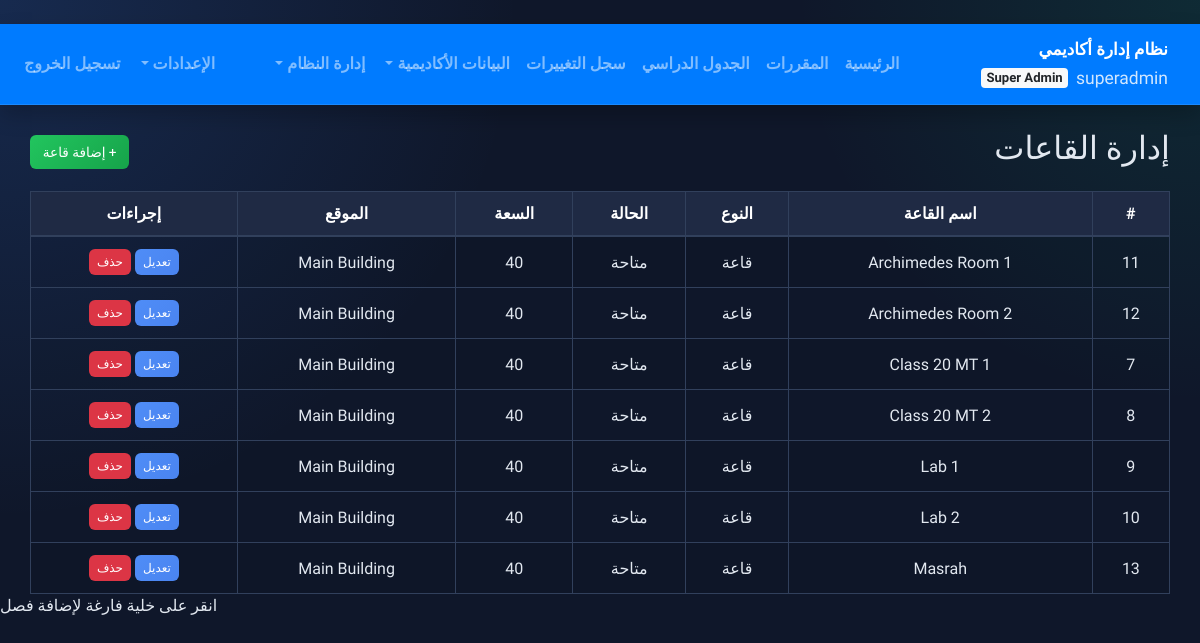
The page /rooms/ (signed in) on the database its author committed.
### tables this page shows
CREATE TABLE rooms (
    id INTEGER PRIMARY KEY AUTOINCREMENT,
    name TEXT UNIQUE NOT NULL,
    capacity INTEGER,
    location TEXT,
    created_at TIMESTAMP DEFAULT CURRENT_TIMESTAMP
, name_ar TEXT, type TEXT DEFAULT "قاعة", status TEXT DEFAULT "متاحة");

### routes/rooms.py (the view)
@rooms_bp.route('/')
@login_required
@super_admin_required
def list_rooms():
    conn = db.get_db()
    rooms = conn.execute('SELECT * FROM rooms ORDER BY name').fetchall()
    return render_template('rooms/list.html', rooms=rooms)

### db.py (called while the page is built)
def _get_column_names(conn, table_name):
    rows = conn.execute(f'PRAGMA table_info({table_name})').fetchall()
    return {row[1] for row in rows}

def _ensure_history_table(conn):
    conn.execute(
        """
        CREATE TABLE IF NOT EXISTS history (
            id INTEGER PRIMARY KEY AUTOINCREMENT,
            action TEXT NOT NULL,
            entity_type TEXT NOT NULL,
            entity_id INTEGER,
            actor_user_id INTEGER,
            actor_username TEXT,
            message TEXT,
            old_value TEXT,
            new_value TEXT,
            created_at TIMESTAMP DEFAULT CURRENT_TIMESTAMP
        )
        """
    )
    conn.execute(
        """
        CREATE INDEX IF NOT EXISTS idx_history_created_at
        ON history(created_at DESC)
        """
    )

def get_db():
    db = getattr(g, '_database', None)
    if db is None:
        db = g._database = sqlite3.connect(DATABASE)
        db.text_factory = str
        db.row_factory = sqlite3.Row
        db.execute('PRAGMA foreign_keys = ON')
        ensure_schema(db)
    return db

### routes/__init__.py (called while the page is built)
def login_required(view):
    @wraps(view)
    def wrapped(*args, **kwargs):
        if 'user_id' not in session:
            flash('يجب تسجيل الدخول أولاً.', 'danger')
            return redirect(url_for('auth.login'))
        return view(*args, **kwargs)
    return wrapped

def role_required(*allowed_roles):
    def decorator(view):
        @wraps(view)
        def wrapped(*args, **kwargs):
            if session.get('role') not in allowed_roles:
                flash('ليس لديك صلاحية الوصول إلى هذه الصفحة.', 'danger')
                return redirect(url_for('auth.dashboard'))
            return view(*args, **kwargs)
        return wrapped
    return decorator

### templates/rooms/list.html (shortened to what this page needs)
{% extends 'base.html' %}
{% block content %}
<div class="container mt-4">
    <div class="d-flex justify-content-between align-items-center mb-3">
        <h2>إدارة القاعات</h2>
        <a href="{{ url_for('rooms.create_room') }}" class="btn btn-success">
            + إضافة قاعة
        </a>
    </div>
    <div class="table-responsive">
        <table class="table table-bordered table-striped text-center align-middle">
            <thead class="table-dark">
                <tr>
                    <th>#</th>
                    <th>اسم القاعة</th>
                    <th>النوع</th>
                    <th>الحالة</th>
                    <th>السعة</th>
                    <th>الموقع</th>
                    <th>إجراءات</th>
                </tr>
            </thead>
            <tbody>
                {% if rooms and rooms|length > 0 %}
                    {% for r in rooms %}
                    <tr>
                        <td>{{ r.id }}</td>
                        <td>
                            {{ r.name_ar if r.name_ar else r.name }}
                        </td>
                        <td>{{ r.type or 'غير محدد' }}</td>
                        <td>{{ r.status or 'غير محدد' }}</td>
                        <td>{{ r.capacity or 'غير محدد' }}</td>
                        <td>{{ r.location or 'غير محدد' }}</td>
                        <td>
                            <a href="{{ url_for('rooms.edit_room', id=r.id) }}"
                               class="btn btn-primary btn-sm">
                                تعديل
                            </a>
                            <form method="POST"
                                  action="{{ url_for('rooms.delete_room', id=r.id) }}"
                                  style="display:inline;"
                                  onsubmit="return confirm('هل أنت متأكد من حذف القاعة؟');">
                                <button type="submit" class="btn btn-danger btn-sm">
                                    حذف
                                </button>
                            </form>
                        </td>
                    </tr>
                    {% endfor %}
                {% endif %}
            </tbody>
        </table>
    </div>
</div>
{% endblock %}

### static/css/style.css (style rules this page uses)
body.dark { --bg: #0f172a; --bg-accent: radial-gradient(circle at top left, rgba(59, 130, 246, 0.18), transparent 36%), radial-gradient(circle at top right, rgba(16, 185, 129, 0.12), transparent 28%), #0f172a; --text: #e2e8f0; --muted: #94a3b8; --surface: #16213a; --surface-2: #1f2a44; --border: #31405c; --border-strong: #425476; --accent: #4f8df7; --accent-2: #22c55e; --accent-contrast: #ffffff; --shadow: 0 16px 34px rgba(0, 0, 0, 0.28); --shadow-soft: 0 10px 20px rgba(0, 0, 0, 0.22); }
html { scroll-behavior: smooth; }
body { background: var(--bg-accent); color: var(--text); font-family: 'Tajawal', 'Segoe UI', system-ui, -apple-system, BlinkMacSystemFont, sans-serif; transition: background 0.3s ease, color 0.3s ease; }
body.font-medium { font-size: 16px; }
.container { max-width: 1320px; }
.btn { border-radius: 999px; font-weight: 600; padding: 0.55rem 1rem; border-width: 1px; box-shadow: none !important; }
.btn-primary { background: linear-gradient(135deg, var(--accent), #4a84f0); border-color: transparent; }
.btn-success { background: linear-gradient(135deg, var(--accent-2), #16a34a); border-color: transparent; }
.btn-danger, .btn-outline-danger { border-color: #ef4444; }
.table-card, .table-responsive { overflow: hidden; }
.table { margin-bottom: 0; color: inherit; }
.table thead th { background: var(--surface-2); border-color: var(--border); font-weight: 700; white-space: nowrap; }
.table td, .table th { border-color: var(--border); vertical-align: middle; }

### templates/base.html (style rules this page uses)
body { font-family: 'Tajawal', sans-serif; }
.table td, .table th { vertical-align: middle; }

### templates/rooms/list.html (style rules this page uses)
.btn { border-radius: 0.375rem; padding: 0.4rem 0.8rem; font-size: 0.85rem; transition: all 0.2s ease; border: none; font-weight: 500; }
.btn-primary { background-color: #007bff; color: white; }
.btn-success { background-color: #28a745; color: white; }
.btn-danger { background-color: #dc3545; color: white; }
.btn-sm { padding: 0.25rem 0.5rem; font-size: 0.75rem; }

### rows shown on the page
rooms: id "11", name_ar "Archimedes Room 1", type "قاعة", status "متاحة", capacity "40", location "Main Building"
rooms: id "12", name_ar "Archimedes Room 2", type "قاعة", status "متاحة", capacity "40", location "Main Building"
rooms: id "7", name_ar "Class 20 MT 1", type "قاعة", status "متاحة", capacity "40", location "Main Building"
rooms: id "8", name_ar "Class 20 MT 2", type "قاعة", status "متاحة", capacity "40", location "Main Building"
rooms: id "9", name_ar "Lab 1", type "قاعة", status "متاحة", capacity "40", location "Main Building"
rooms: id "10", name_ar "Lab 2", type "قاعة", status "متاحة", capacity "40", location "Main Building"
rooms: id "13", name_ar "Masrah", type "قاعة", status "متاحة", capacity "40", location "Main Building"

### other values the page prints
{{ session.get('username') }} "superadmin"
{{ 'Super Admin' if role == 'super_admin' else 'Admin' }} "Super Admin"
